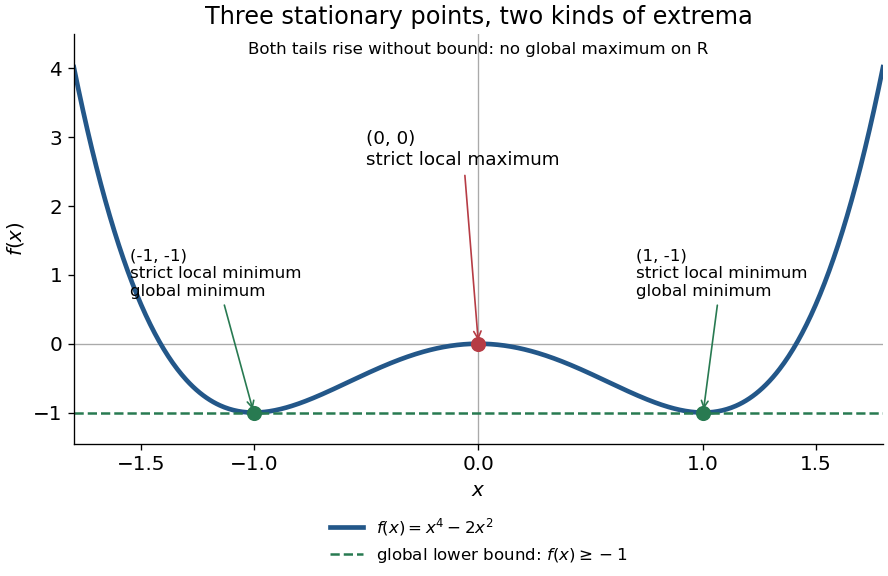

The Python source for this figure:
"""Plot local versus global extrema of x**4 - 2*x**2.

Run from _media; save the matching opaque PNG in the current directory.
Tested with Python 3.14.4, NumPy 2.3.5 and Matplotlib 3.10.7.
"""
from pathlib import Path

import matplotlib

matplotlib.use("Agg")
import matplotlib.pyplot as plt
import numpy as np


def main():
    plt.rcParams.update({"font.size": 12, "axes.spines.top": False,
                         "axes.spines.right": False})
    fig, ax = plt.subplots(figsize=(7.4, 4.8), dpi=120,
                           constrained_layout=True, facecolor="white")
    ax.set_facecolor("white")
    x = np.linspace(-1.8, 1.8, 721)
    ax.plot(x, x**4 - 2*x**2, color="#235789", linewidth=2.8,
            label=r"$f(x)=x^4-2x^2$")
    ax.axhline(-1, color="#287a51", linestyle="--", linewidth=1.5,
               label=r"global lower bound: $f(x)\geq -1$")
    ax.axhline(0, color="#aaaaaa", linewidth=0.8, zorder=0)
    ax.axvline(0, color="#aaaaaa", linewidth=0.8, zorder=0)
    ax.scatter([-1, 1], [-1, -1], s=65, color="#287a51", zorder=5)
    ax.scatter([0], [0], s=65, color="#b63c45", zorder=5)
    for point, text_x in [(-1, -1.55), (1, 0.7)]:
        ax.annotate(f"({point}, -1)\nstrict local minimum\nglobal minimum",
                    xy=(point, -1), xytext=(text_x, 0.7), fontsize=10,
                    arrowprops={"arrowstyle": "->", "color": "#287a51"})
    ax.annotate("(0, 0)\nstrict local maximum", xy=(0, 0),
                xytext=(-0.5, 2.6), fontsize=11,
                arrowprops={"arrowstyle": "->", "color": "#b63c45"})
    ax.text(0.5, 0.98, "Both tails rise without bound: no global maximum on R",
            transform=ax.transAxes, ha="center", va="top", fontsize=10)
    ax.set(xlim=(-1.8, 1.8), ylim=(-1.45, 4.5), xlabel=r"$x$",
           ylabel=r"$f(x)$", title="Three stationary points, two kinds of extrema")
    ax.set_xticks([-1.5, -1, 0, 1, 1.5])
    ax.legend(loc="upper center", bbox_to_anchor=(0.5, -0.14),
              fontsize=10, frameon=False)
    fig.savefig(Path.cwd() / "critical-points-double-well.png",
                facecolor="white", transparent=False)
    plt.close(fig)


if __name__ == "__main__":
    main()
